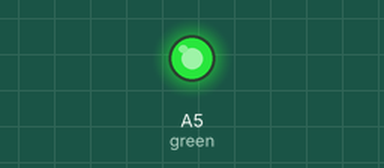
Recording of a sketch running on a simulated Arduino Nano, built with avr-gcc and run on an emulated ATmega328P. On the bench: output pins drawn as LEDs (lit = HIGH). Random numbers use the default seed unless the sketch sets one.

Above: at 0.1 s.
At 29.6 s:
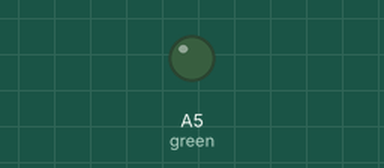
Timing chart, 0 to 40.0 s (numbered marks = the images above):
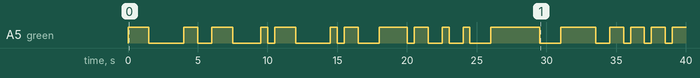

Measured:
- by itself, A5 (green): LOW → HIGH at 0.00 s, → LOW 1.5 s later, → HIGH 2.5 s later, → LOW 1.0 s later, … (33 changes in this stretch)

The sketch:

LedRGB.ino
```cpp
int red = A6;
int green = A5;
int blue = A7;

void setup()
{
pinMode(red, OUTPUT);
pinMode(green, OUTPUT);
pinMode(blue, OUTPUT);
}


void loop()
{
analogWrite(blue, random(255)); //la funzione random genera dei numeri casuali in modo da creare dei colori casuali analogWrite(red, random(255)); analogWrite(green, random(255));
analogWrite(red, random(255));
analogWrite(green, random(255));
delay(500);
}
```
